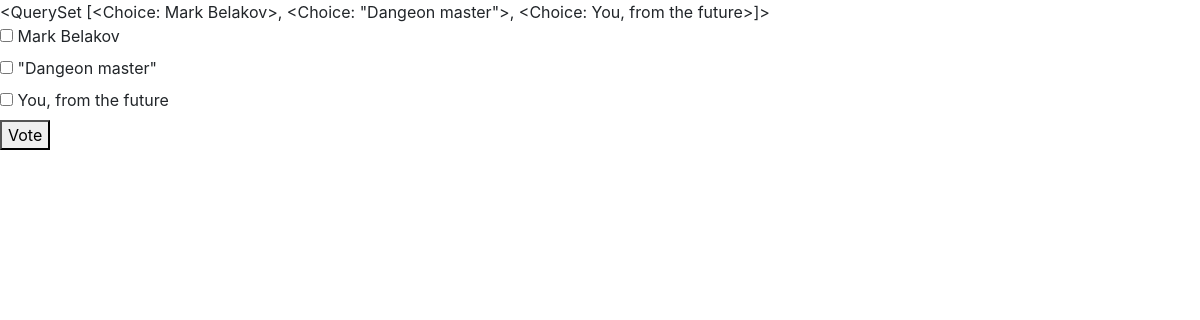
/polls/1/, run on an earlier commit of the app's database.
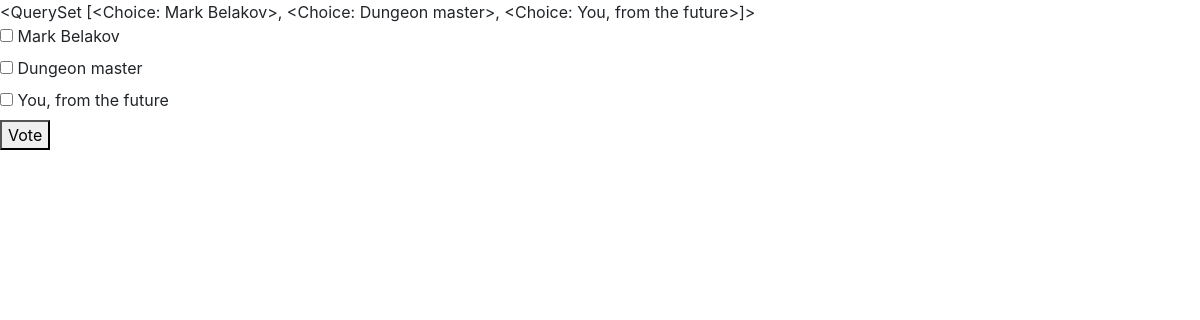
And on a later commit of the database.
### polls/models.py (models this page shows, shortened)
class Question(models.Model):
    text = models.CharField(max_length=500)
    pub_date = models.DateTimeField('date published')

class Choice(models.Model):
    question = models.ForeignKey(Question, on_delete=models.CASCADE)
    text = models.CharField(max_length=500, default="")
    votes = models.IntegerField(default=0)
    def __str__(self):
        return self.text

### polls/views.py (the view)
# urls.py: path("<int:pk>/", views.DetailView.as_view(), name="detail"),
class DetailView(generic.DetailView):
    model = Question
    template_name = "polls/detail.html"

### polls/templates/polls/detail.html (shortened to what this page needs)
<!doctype html>
<html lang="en">
  <head>
    <link rel="stylesheet" href="https://stackpath.bootstrapcdn.com/bootstrap/4.3.1/css/bootstrap.min.css">
  </head>
  <body>
    {{question.choice_set.all}}
    {% if question.choice_set.all %}
    <form>
        {% for c in question.choice_set.all %}
            <input type="checkbox" id="c{{c.pk}}"> <label for="c{{c.pk}}">{{c.text}}</label>
            <br>
        {% endfor %}
        <button type="submit">Vote</button>
    </form>
    {% endif %}
  </body>
</html>

What changed in the data, as far as the page shows it:
changed Question: choice_set.all "<QuerySet [<Choice: Mark Belakov>, <Choice: \"Dangeon master\">, <Choice: You, from the future>]>" → "<QuerySet [<Choice: Mark Belakov>, <Choice: Dungeon master>, <Choice: You, from the future>]>"
changed Choice: text "\"Dangeon master\"" → "Dungeon master"
